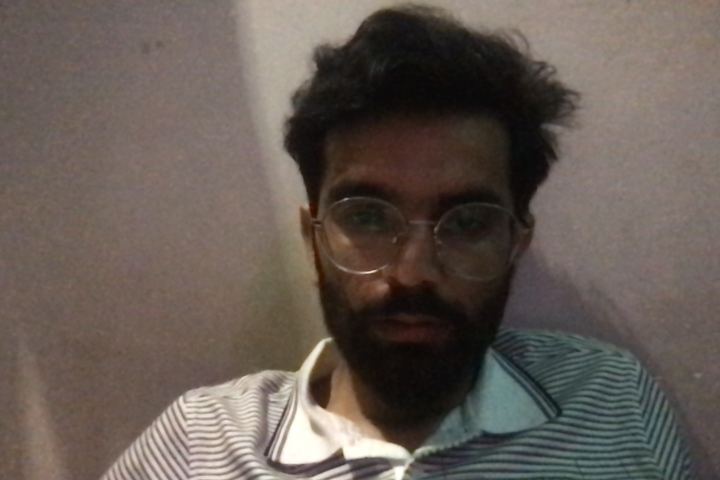
#> input picture backend/uploads/Photo on 3-11-25 at 12.43 AM.jpg, 1440 x 960 px (shown at 1/2 size)
$ python -i content_blur_service.py   (imports and definitions only)
#> lines starting #> are read from the running program, lines starting #| are printed output that depends on the picture; after the words box and inside, x2 and y2 are one past the last pixel; in counts of white or black regions, pixels touching at a corner belong together
import cv2
import numpy as np
import os
import logging
from PIL import Image, ImageFilter
import base64
from io import BytesIO

logger = logging.getLogger(__name__)

class ImageBlurService:
    def __init__(self):
        self.blur_intensities = {
            'light': 101,
            'medium': 200,
            'heavy': 301
        }

    # [83 lines left out: functions blur_license_plate_region, blur_text_regions, not called in this run]

    def blur_faces(self, image_path, output_path, intensity='medium'):
        """
        Enhanced face blurring with better skin detection and multiple blur passes.
        """
#> called with output_path = 'out.png', intensity = 'medium'
        try:
            img = cv2.imread(image_path)
#> img is the input picture: shape (960, 1440, 3); mean B, G, R 84, 91.1, 101.2
            if img is None:
                raise ValueError("Could not read image")

            # Convert to HSV for better skin detection
            hsv = cv2.cvtColor(img, cv2.COLOR_BGR2HSV)
#> hsv: shape (960, 1440, 3); mean H, S, V 23.9, 56.8, 102.7

            # Enhanced skin color range for better detection
            lower_skin = np.array([0, 30, 60], dtype=np.uint8)
            upper_skin = np.array([25, 255, 255], dtype=np.uint8)

            # Create mask for skin regions
            skin_mask = cv2.inRange(hsv, lower_skin, upper_skin)
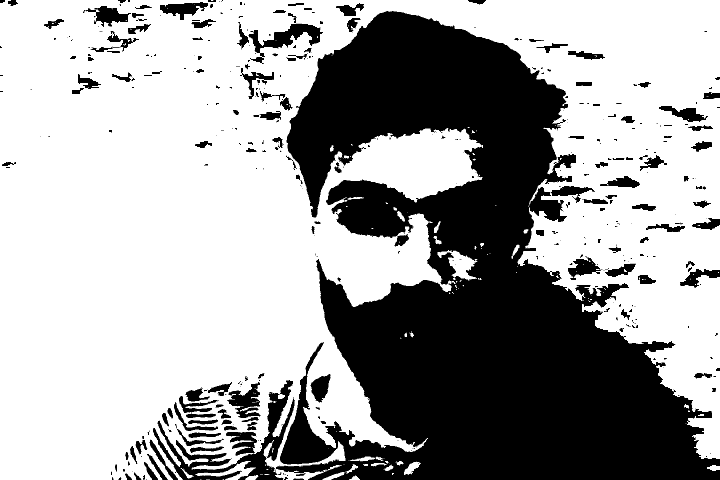
#> skin_mask: shape (960, 1440) (shown at 1/2 size); 64.2% white; 415 black regions (236 under 20 px), largest, box (x1, y1, x2, y2) and area: (552, 22, 1440, 960) 431932, (306, 760, 590, 960) 11762, (497, 47, 646, 128) 3717

            # Apply morphological operations to clean up the mask
            kernel = np.ones((7, 7), np.uint8)  # Increased kernel size
            skin_mask = cv2.morphologyEx(skin_mask, cv2.MORPH_CLOSE, kernel)
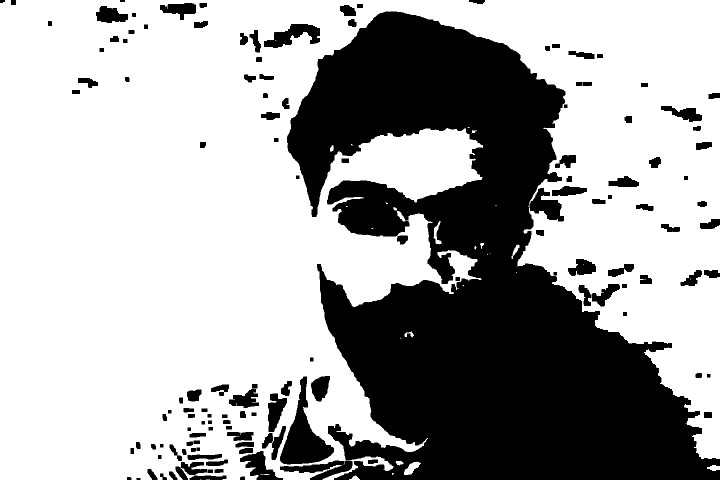
#> skin_mask: shape (960, 1440) (shown at 1/2 size); 66.3% white; 135 black regions, largest, box (x1, y1, x2, y2) and area: (574, 23, 1440, 960) 411008, (560, 753, 668, 929) 7472, (528, 48, 640, 96) 2765
            skin_mask = cv2.morphologyEx(skin_mask, cv2.MORPH_OPEN, kernel)
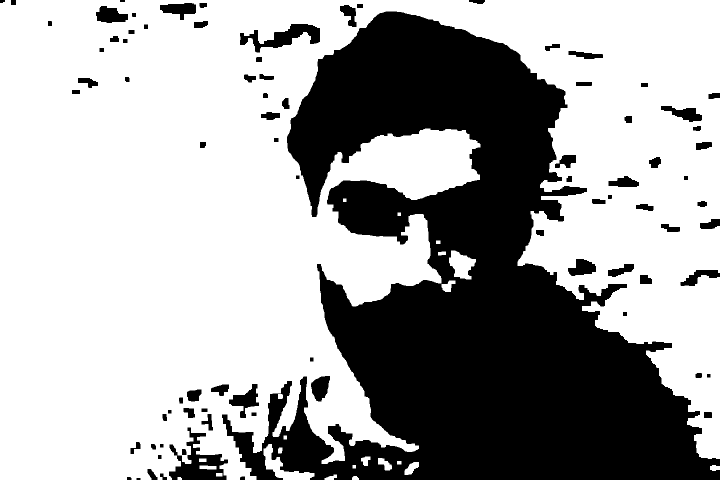
#> skin_mask: shape (960, 1440) (shown at 1/2 size); 65.7% white; 83 black regions, largest, box (x1, y1, x2, y2) and area: (444, 23, 1440, 960) 439491, (338, 855, 456, 960) 5090, (480, 48, 640, 105) 3739

            # Apply multiple blur passes for stronger effect
            blur_kernel = self.blur_intensities.get(intensity, 61)

            # Ensure blur_kernel is odd
            if blur_kernel % 2 == 0:
                blur_kernel += 1

            # First pass: heavy blur
            blurred_img = cv2.GaussianBlur(img, (blur_kernel, blur_kernel), 0)
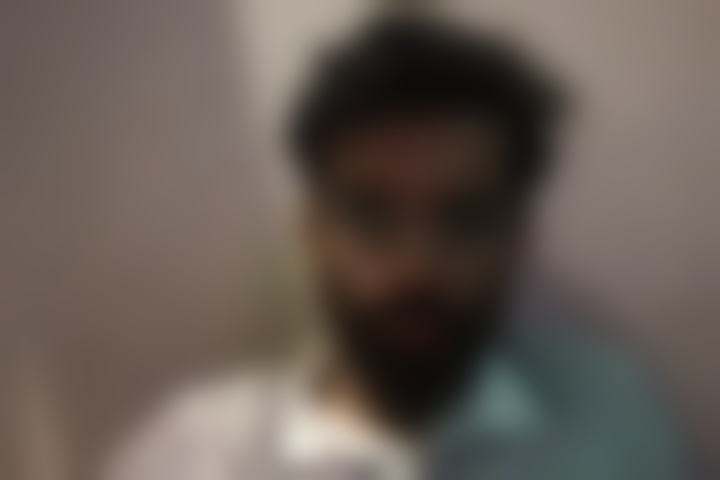
#> blurred_img: shape (960, 1440, 3) (shown at 1/2 size); mean B, G, R 84, 91.1, 101.2

            # Second pass: additional blur for stronger effect (ensure it's odd)
            second_kernel = max(3, blur_kernel // 2)
            if second_kernel % 2 == 0:
                second_kernel += 1
            blurred_img = cv2.GaussianBlur(blurred_img, (second_kernel, second_kernel), 0)

            # Apply blur only to skin regions
            skin_mask_3d = cv2.cvtColor(skin_mask, cv2.COLOR_GRAY2BGR)
            result = np.where(skin_mask_3d == 255, blurred_img, img)
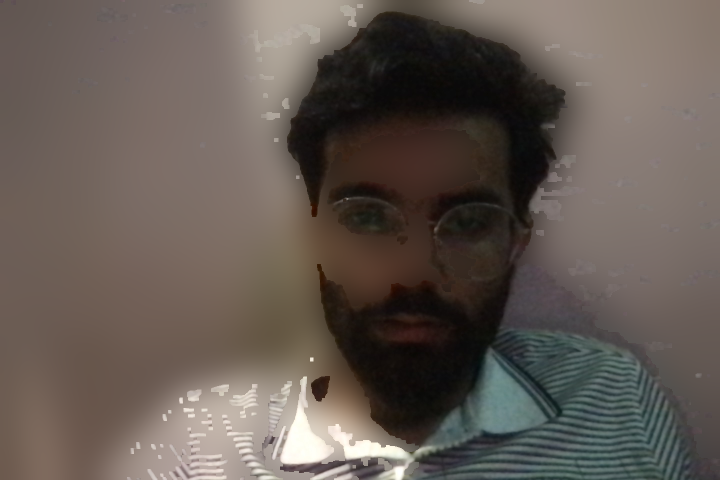
#> result: shape (960, 1440, 3) (shown at 1/2 size); mean B, G, R 83.4, 90.2, 100

            cv2.imwrite(output_path, result)
            logger.info(f"Faces blurred and saved to {output_path}")
            return True

        except Exception as e:
            logger.error(f"Error blurring faces: {str(e)}")
            return False

    # [140 lines left out: functions blur_custom_region, blur_license_plate_precise, blur_based_on_content_type, get_blur_preview, not called in this run]

# Global instance
blur_service = ImageBlurService()

>>> result = ImageBlurService().blur_faces('../uploads/Photo on 3-11-25 at 12.43\u202fAM.jpg', 'out.png')
